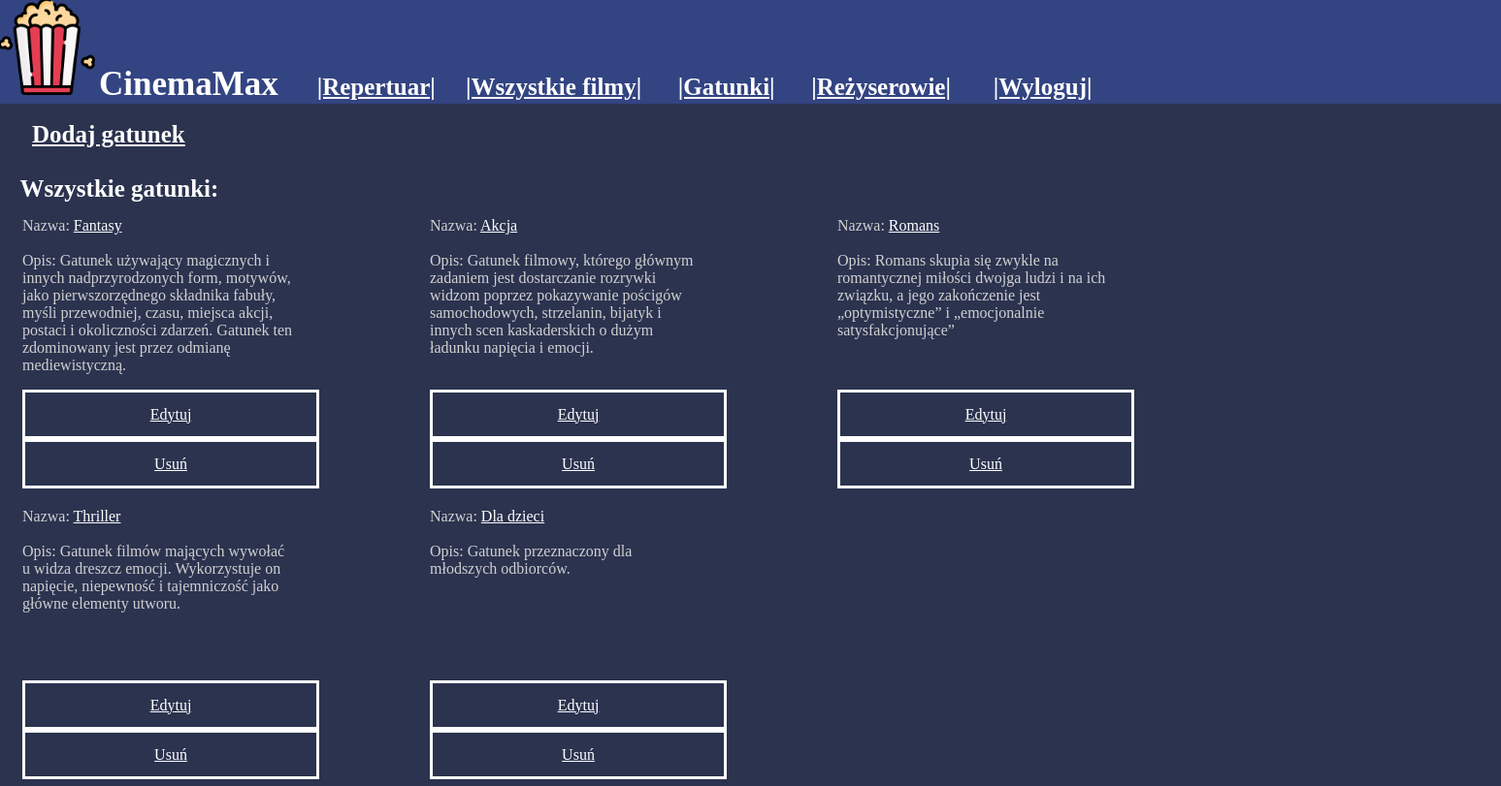
The app's page /kino/genres/ (signed in) with its own data.
### kino/models.py (models this page shows, shortened)
class Genre(models.Model):
    id = models.IntegerField(primary_key=True)
    name = models.CharField(max_length=50,verbose_name='Nazwa')
    desc = models.CharField(max_length=500,verbose_name='Opis')
    def get_link(self):
        return("genre/"+str(self.id))
    def edit_link(self):
        return("edit/genre/"+str(self.id))
    def delete_link(self):
        return("delete/genre/"+str(self.id))

### kino/views.py (the view)
# urls.py: path('genres/',views.showGenres),
def showGenres(request):
	allGen = Genre.objects.all()
	context = {"Genres":allGen}
	return render(request, 'kino/genres.html', context)

### kino/templates/kino/genres.html
{% extends 'kino/base.html' %}
{% load static %}
{% block body %}
{% if user.get_username == "admin" %}
<br>
<b><div id=menu><name>&nbsp&nbsp&nbsp&nbsp<A href="/kino/add/genre/">Dodaj gatunek</A></name><div></b>
  <name><br><b>&nbsp&nbspWszystkie gatunki:</b><br></name>
  {% for m in Genres %}
  <div id="menu2">
    Nazwa: <span class="text-info"><a  href=../{{ m.get_link }}> {{m.name}} </a></span><br>
    <div id="genreDesc"><br>Opis: {{m.desc}}<br><br></div>
    <section><span class="text-info"><a  href=../{{ m.edit_link }}> Edytuj </a></span></section><br>
    <section><span class="text-info"><a  href=../{{ m.delete_link }}> Usuń </a></span></section><br>
  </div>
  {% endfor %}
{% else %}
<br>
<name>Brak uprawnień!</name>
{% endif %}
{% endblock %}

### static/css/main.css (style rules this page uses)
body { color: #d1d1d1; background-color:#2b334f; }
name { font-size: 25px; color: white; }
div#menu2 { width: 400px; margin-top: 10px; margin-left: 10px; padding: 5px; float: left; }
a:link { color: #ffffff; }
div#genreDesc { margin:0px; width:280px; height: 160px; }
section { position: relative; width: 290px; color: white; border-style: solid; height: 35px; padding: 5px; float: left; display: flex; justify-content: center; align-items: center; }

### records on screen
Genre: name "Fantasy", desc "Gatunek używający magicznych i innych nadprzyrodzonych form, motywów, jako pierwszorzędnego składnika fabuły, myśli przewodniej, czasu, miejsca akcji, postaci i okoliczności zdarzeń. Gatunek ten zdominowany jest przez odmianę mediewistyczną."
Genre: name "Akcja", desc "Gatunek filmowy, którego głównym zadaniem jest dostarczanie rozrywki widzom poprzez pokazywanie pościgów samochodowych, strzelanin, bijatyk i innych scen kaskaderskich o dużym ładunku napięcia i emocji."
Genre: name "Romans", desc "Romans skupia się zwykle na romantycznej miłości dwojga ludzi i na ich związku, a jego zakończenie jest „optymistyczne” i „emocjonalnie satysfakcjonujące”"
Genre: name "Thriller", desc "Gatunek filmów mających wywołać u widza dreszcz emocji. Wykorzystuje on napięcie, niepewność i tajemniczość jako główne elementy utworu."
Genre: name "Dla dzieci", desc "Gatunek przeznaczony dla młodszych odbiorców."
